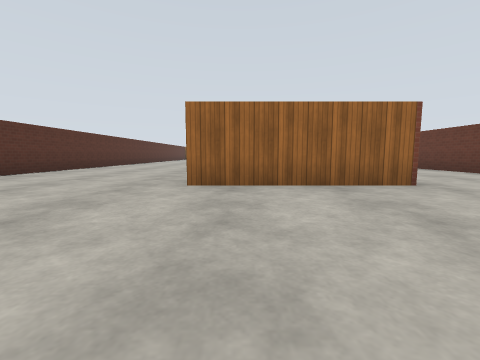
[1] (above)

20 first-person views from a walk through a robot-simulator world made for Gazebo. The camera is 0.94 m above the floor, tilts 6° down and sees 90° across. The floor is counted in squares, 2 m on a side. Each view is taken from the middle of a square. On the plan, view 1 faces up. The plan holds only what a view shows up to about 9 squares ahead; the rest is blank. The place goes on beyond the plan. Robots are left out. Gazebo's built-in surfaces are drawn with simple patterns. Some stock models are drawn as simple stand-ins.

[2]
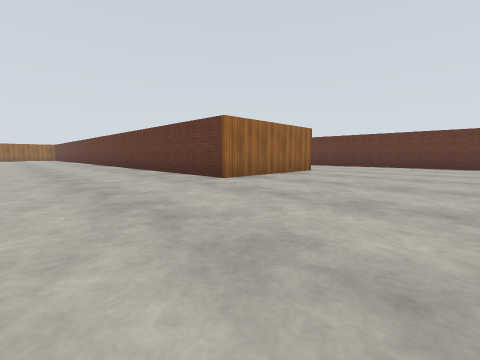

[3]
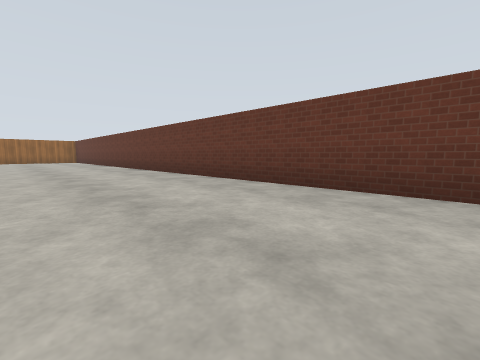

[4]
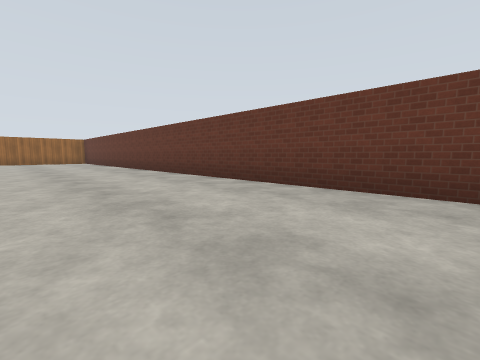

[5]
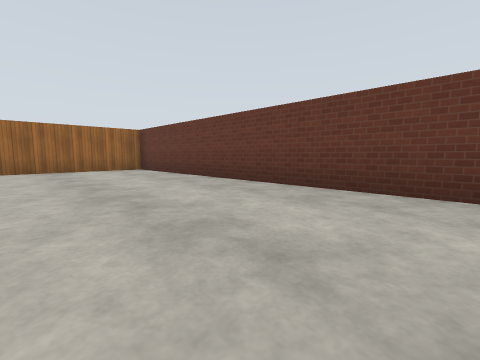

[6]
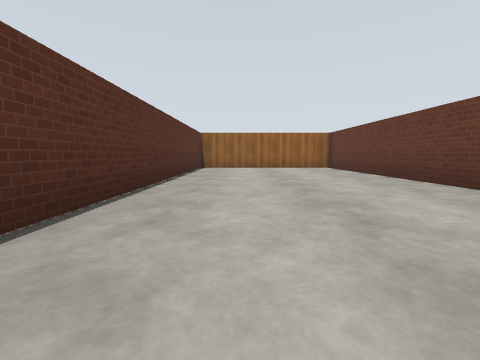

[7]
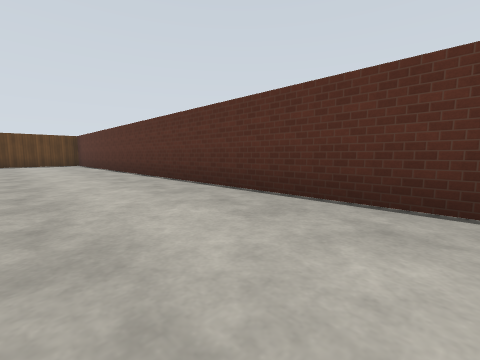

[8]
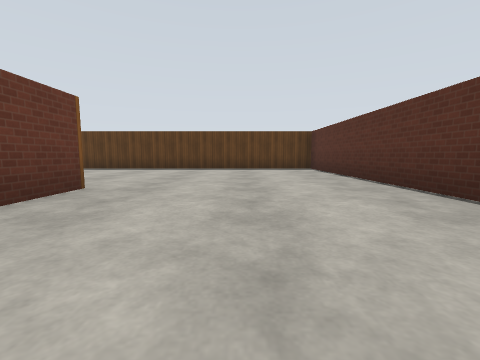

[9]
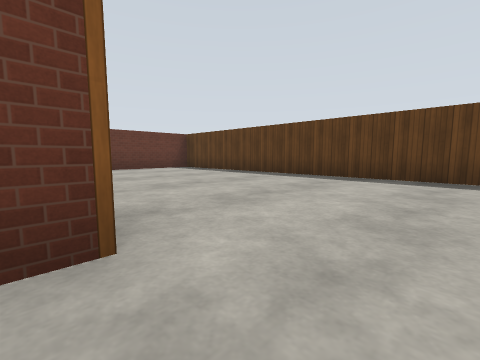

[10]
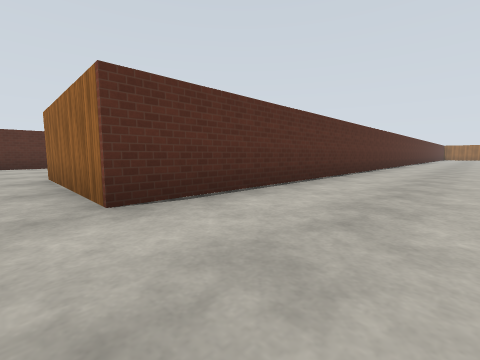

[11]
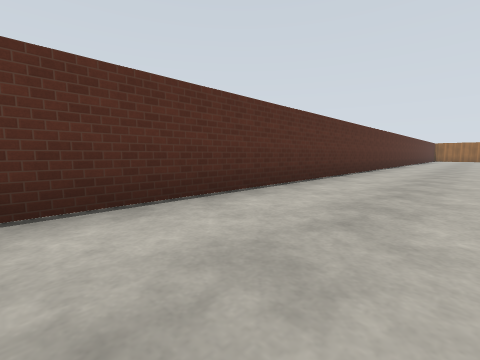

[12]
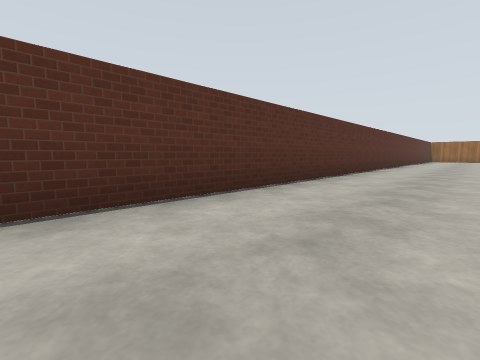

[13]
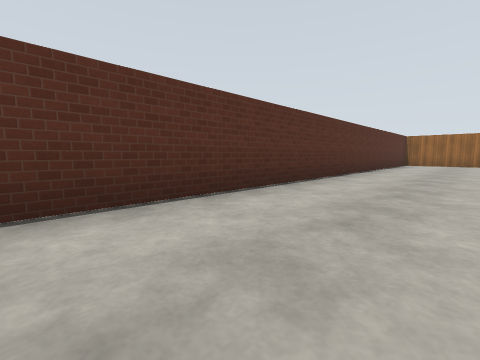

[14]
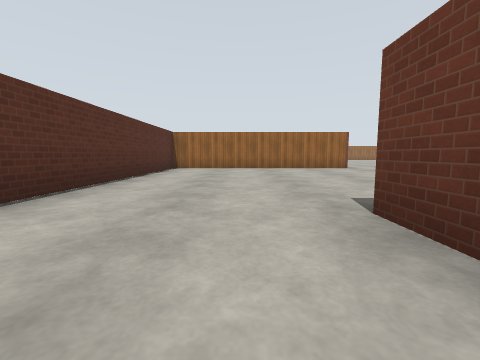

[15]
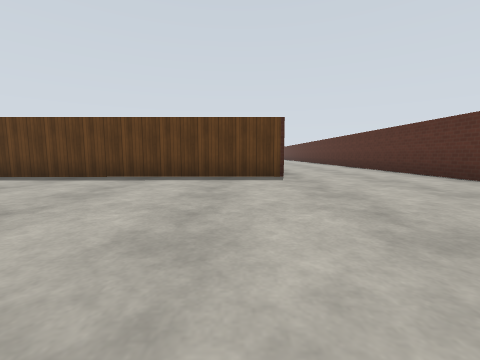

[16]
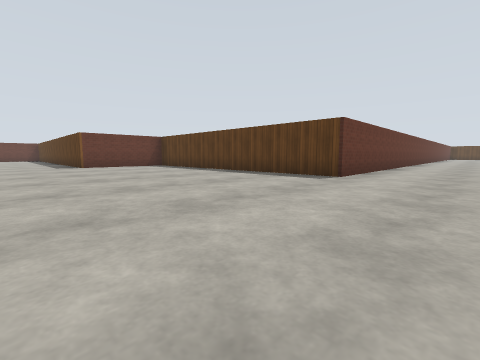

[17]
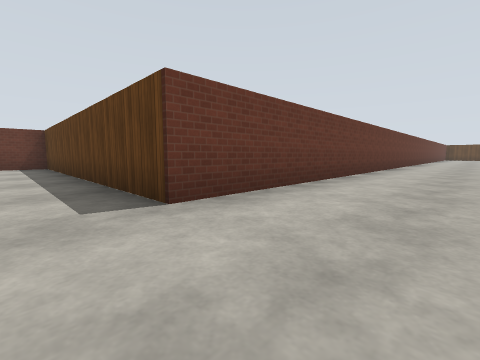

[18]
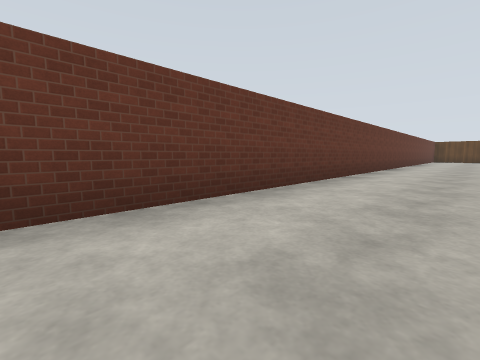

[19]
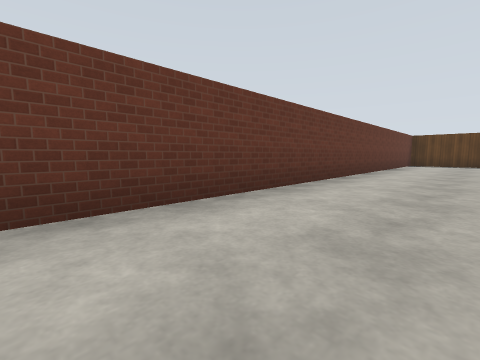

[20]
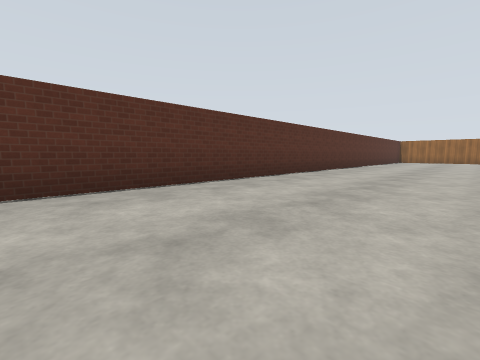

### Floor plan
Points are (right, up) in squares from view 1. A wall is a line through its corners. A room is listed if a view was taken in it or the views show most of it. See-through windows are left out.
Room 1 (views 1, 2, 3, 4, 5, 6, 7, 8, 9, 20)
walls: (2.7, 3.6) (-0.8, 3.6) (-0.8, 23.7) (-5.4, 23.7) (-5.4, -1.2) (5.7, -1.2); (6.1, -0.9) (6.1, 2.6)
ways out: opening at (4.5, 3.5) to room 2
Room 2 (views 10, 11, 12, 13, 14, 15, 16, 17, 18, 19)
walls: (8.8, 30.4) (2.7, 30.4) (2.7, 3.6); (6.1, 2.6) (6.1, 23.9) (14, 23.9) (14, 27) (14.7, 27)
ways out: opening at (4.5, 3.5) to room 1

Positions as (right, up) in squares from view 1, and headings:
1: (0, 0), facing up
2: (-4, 0), facing up-right
3: (-4, 7), facing up-right
4: (-4, 9), facing up-right
5: (-4, 16), facing up-right
6: (-4, 15), facing up
7: (-3, 11), facing down-left
8: (-3, 7), facing down
9: (-2, 4), facing down-right
10: (5, 3), facing up-left
11: (5, 9), facing up-left
12: (5, 11), facing up-left
13: (5, 18), facing up-left
14: (5, 22), facing up
15: (7, 29), facing down
16: (4, 29), facing down-right
17: (4, 25), facing down-right
18: (4, 18), facing down-right
19: (4, 11), facing down-right
20: (-2, 7), facing up-left
